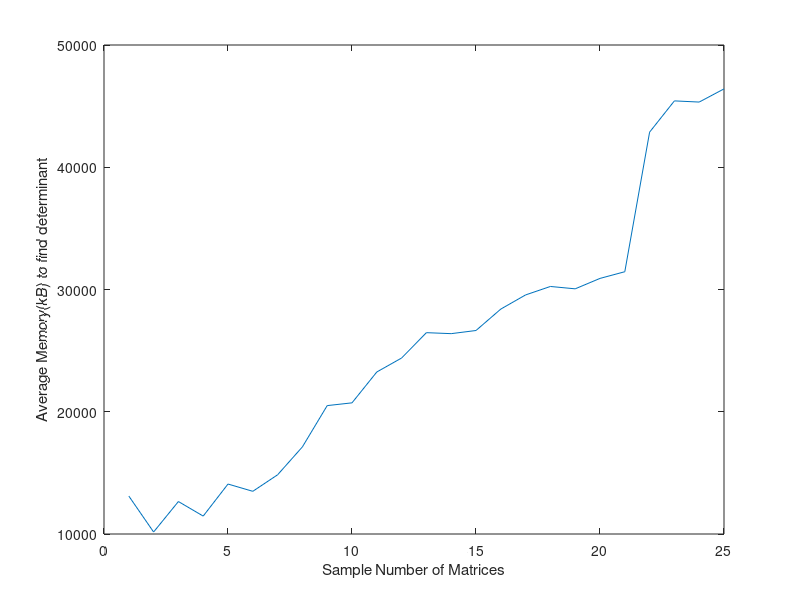

The MATLAB script that drew this image:
x = 1:1:25%%sample matrices
%%
close all;%%BST time case, y datas taken from output.txt
y = [0.0153048, 0.011516, 0.013487, 0.0119606, 0.017504, 0.0172108, 0.0195598, 0.02256, 0.0275643, 0.0286949, 0.0462981, 0.0545979, 0.0581311, 0.0589966, 0.059045, 0.0715519, 0.0781567, 0.0833162, 0.0827656, 0.0857235, 0.0905126, 0.168136, 0.184777, 0.18535, 0.189133]
plot(x,y);
xlabel("Sample Number of Matrices");
ylabel("Average Time(s) to find determinant");
%%
close all; %hash time case y datas taken from output.txt
y = [0.0069247, 0.0054423, 0.0064875, 0.00587065, 0.00695158, 0.00715053, 0.00817389, 0.00947814, 0.01119, 0.0116181, 0.0144026, 0.0160561, 0.0176573, 0.01819, 0.0184198, 0.0210431, 0.0229952, 0.0247846, 0.0251633, 0.0263733, 0.0281685, 0.0406331, 0.0448083, 0.0457535, 0.047431]
plot(x,y);
xlabel("Sample Number of Matrices");
ylabel("Average Time(s) to find determinant");
%%
close all;%%BST memory case y datas taken from output.txt
y = [815, 632, 787, 713, 876, 839, 923, 1065, 1275, 1289, 1446, 1517, 1646, 1641, 1657, 1766, 1838, 1881, 1869, 1922, 1956, 2666, 2825, 2819, 2886];
y = y.*16.241; %% each BST_Node size equal to 16241 byte
plot(x,y);
xlabel("Sample Number of Matrices");
ylabel("Average Memory(kB) to find determinant");
%%
close all;%%hash memory case y datas taken from output.txt
y = [815, 632, 787, 713, 876, 839, 923, 1065, 1275, 1289, 1446, 1517, 1646, 1641, 1657, 1766, 1838, 1881, 1869, 1922, 1956, 2666, 2825, 2819, 2886];
y = y.*16.081;  %% each Hash_Node size equal to 16081 byte
plot(x,y);
xlabel("Sample Number of Matrices");
ylabel("Average Memory(kB) to find determinant");